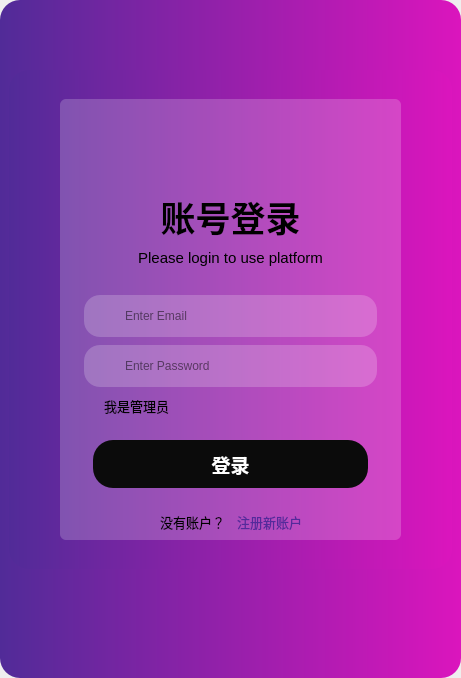
<?xml version="1.0" encoding="UTF-8"?>
<ui version="4.0">
 <class>MainWindow</class>
 <widget class="QMainWindow" name="MainWindow">
  <property name="geometry">
   <rect>
    <x>0</x>
    <y>0</y>
    <width>461</width>
    <height>678</height>
   </rect>
  </property>
  <property name="windowTitle">
   <string>MainWindow</string>
  </property>
  <widget class="QWidget" name="centralwidget">
   <layout class="QHBoxLayout" name="horizontalLayout">
    <property name="spacing">
     <number>0</number>
    </property>
    <property name="leftMargin">
     <number>0</number>
    </property>
    <property name="topMargin">
     <number>0</number>
    </property>
    <property name="rightMargin">
     <number>0</number>
    </property>
    <property name="bottomMargin">
     <number>0</number>
    </property>
    <item>
     <widget class="QFrame" name="frame_6">
      <property name="styleSheet">
       <string notr="true">background-color: qlineargradient(x1:0, y1:0, x2:1, y2:0,stop:0 rgb(81, 43, 152), stop:1 rgb(219, 21, 189));
border-radius:20px </string>
      </property>
      <property name="frameShape">
       <enum>QFrame::StyledPanel</enum>
      </property>
      <property name="frameShadow">
       <enum>QFrame::Raised</enum>
      </property>
      <layout class="QVBoxLayout" name="verticalLayout">
       <property name="spacing">
        <number>12</number>
       </property>
       <property name="bottomMargin">
        <number>36</number>
       </property>
       <item>
        <spacer name="verticalSpacer_3">
         <property name="orientation">
          <enum>Qt::Vertical</enum>
         </property>
         <property name="sizeHint" stdset="0">
          <size>
           <width>20</width>
           <height>40</height>
          </size>
         </property>
        </spacer>
       </item>
       <item>
        <widget class="QFrame" name="frame">
         <property name="styleSheet">
          <string notr="true"/>
         </property>
         <property name="frameShape">
          <enum>QFrame::StyledPanel</enum>
         </property>
         <property name="frameShadow">
          <enum>QFrame::Raised</enum>
         </property>
         <layout class="QHBoxLayout" name="horizontalLayout_2">
          <item>
           <spacer name="horizontalSpacer">
            <property name="orientation">
             <enum>Qt::Horizontal</enum>
            </property>
            <property name="sizeHint" stdset="0">
             <size>
              <width>4</width>
              <height>20</height>
             </size>
            </property>
           </spacer>
          </item>
          <item>
           <widget class="QFrame" name="frame_4">
            <property name="minimumSize">
             <size>
              <width>381</width>
              <height>481</height>
             </size>
            </property>
            <property name="maximumSize">
             <size>
              <width>381</width>
              <height>481</height>
             </size>
            </property>
            <property name="styleSheet">
             <string notr="true">background-color: rgba(255, 255, 255, 0);</string>
            </property>
            <property name="frameShape">
             <enum>QFrame::StyledPanel</enum>
            </property>
            <property name="frameShadow">
             <enum>QFrame::Raised</enum>
            </property>
            <widget class="QFrame" name="frame_2">
             <property name="geometry">
              <rect>
               <x>0</x>
               <y>0</y>
               <width>381</width>
               <height>481</height>
              </rect>
             </property>
             <property name="minimumSize">
              <size>
               <width>381</width>
               <height>481</height>
              </size>
             </property>
             <property name="maximumSize">
              <size>
               <width>381</width>
               <height>481</height>
              </size>
             </property>
             <property name="styleSheet">
              <string notr="true">QFrame{image: url(:/svg/未标题-1.png);

background-color: rgba(255, 255, 255, 0);}</string>
             </property>
             <property name="frameShape">
              <enum>QFrame::StyledPanel</enum>
             </property>
             <property name="frameShadow">
              <enum>QFrame::Raised</enum>
             </property>
             <widget class="QFrame" name="frame_3">
              <property name="geometry">
               <rect>
                <x>20</x>
                <y>20</y>
                <width>341</width>
                <height>441</height>
               </rect>
              </property>
              <property name="styleSheet">
               <string notr="true">QFrame{
	image: none;
background-color: rgba(255, 255, 255, 20%);
border-radius:6px 
}
QLabel{

	background-color: rgba(255, 255, 255, 0);
}</string>
              </property>
              <property name="frameShape">
               <enum>QFrame::StyledPanel</enum>
              </property>
              <property name="frameShadow">
               <enum>QFrame::Raised</enum>
              </property>
              <layout class="QVBoxLayout" name="verticalLayout_3" stretch="0,0,0,0,0">
               <property name="spacing">
                <number>4</number>
               </property>
               <property name="leftMargin">
                <number>24</number>
               </property>
               <property name="topMargin">
                <number>24</number>
               </property>
               <property name="rightMargin">
                <number>24</number>
               </property>
               <property name="bottomMargin">
                <number>8</number>
               </property>
               <item>
                <widget class="QWidget" name="widget" native="true">
                 <property name="minimumSize">
                  <size>
                   <width>0</width>
                   <height>64</height>
                  </size>
                 </property>
                 <property name="styleSheet">
                  <string notr="true">image: url(:/svg/img/svg/女孩1.png);</string>
                 </property>
                </widget>
               </item>
               <item>
                <widget class="QFrame" name="frame_10">
                 <property name="styleSheet">
                  <string notr="true">background-color: rgba(255, 255, 255, 0);</string>
                 </property>
                 <property name="frameShape">
                  <enum>QFrame::StyledPanel</enum>
                 </property>
                 <property name="frameShadow">
                  <enum>QFrame::Raised</enum>
                 </property>
                 <layout class="QVBoxLayout" name="verticalLayout_5">
                  <property name="spacing">
                   <number>6</number>
                  </property>
                  <property name="leftMargin">
                   <number>0</number>
                  </property>
                  <property name="topMargin">
                   <number>0</number>
                  </property>
                  <property name="rightMargin">
                   <number>0</number>
                  </property>
                  <property name="bottomMargin">
                   <number>24</number>
                  </property>
                  <item>
                   <widget class="QLabel" name="label">
                    <property name="maximumSize">
                     <size>
                      <width>16777215</width>
                      <height>26777</height>
                     </size>
                    </property>
                    <property name="font">
                     <font>
                      <pointsize>26</pointsize>
                      <weight>75</weight>
                      <bold>true</bold>
                     </font>
                    </property>
                    <property name="text">
                     <string>账号登录</string>
                    </property>
                    <property name="alignment">
                     <set>Qt::AlignCenter</set>
                    </property>
                   </widget>
                  </item>
                  <item>
                   <widget class="QLabel" name="label_2">
                    <property name="maximumSize">
                     <size>
                      <width>16777215</width>
                      <height>16777</height>
                     </size>
                    </property>
                    <property name="font">
                     <font>
                      <pointsize>11</pointsize>
                     </font>
                    </property>
                    <property name="styleSheet">
                     <string notr="true"/>
                    </property>
                    <property name="text">
                     <string>Please login to use platform</string>
                    </property>
                    <property name="alignment">
                     <set>Qt::AlignCenter</set>
                    </property>
                   </widget>
                  </item>
                 </layout>
                </widget>
               </item>
               <item>
                <widget class="QFrame" name="frame_9">
                 <property name="styleSheet">
                  <string notr="true">background-color: rgba(255, 255, 255, 0);</string>
                 </property>
                 <property name="frameShape">
                  <enum>QFrame::StyledPanel</enum>
                 </property>
                 <property name="frameShadow">
                  <enum>QFrame::Raised</enum>
                 </property>
                 <layout class="QVBoxLayout" name="verticalLayout_4">
                  <property name="spacing">
                   <number>8</number>
                  </property>
                  <property name="leftMargin">
                   <number>0</number>
                  </property>
                  <property name="topMargin">
                   <number>0</number>
                  </property>
                  <property name="rightMargin">
                   <number>0</number>
                  </property>
                  <property name="bottomMargin">
                   <number>0</number>
                  </property>
                  <item>
                   <widget class="QFrame" name="frame_7">
                    <property name="minimumSize">
                     <size>
                      <width>0</width>
                      <height>42</height>
                     </size>
                    </property>
                    <property name="styleSheet">
                     <string notr="true">border-radius:16px ;
background-color: rgba(255, 255, 255, 51);</string>
                    </property>
                    <property name="frameShape">
                     <enum>QFrame::StyledPanel</enum>
                    </property>
                    <property name="frameShadow">
                     <enum>QFrame::Raised</enum>
                    </property>
                    <layout class="QHBoxLayout" name="horizontalLayout_6" stretch="1,9">
                     <property name="spacing">
                      <number>12</number>
                     </property>
                     <property name="topMargin">
                      <number>0</number>
                     </property>
                     <property name="bottomMargin">
                      <number>0</number>
                     </property>
                     <item>
                      <widget class="QWidget" name="widget_2" native="true">
                       <property name="maximumSize">
                        <size>
                         <width>18</width>
                         <height>18</height>
                        </size>
                       </property>
                       <property name="styleSheet">
                        <string notr="true">image: url(:/buttom_white/img/buttom_white/发送邮件_send-email.svg);
background-color: rgba(255, 255, 255, 0);</string>
                       </property>
                      </widget>
                     </item>
                     <item>
                      <widget class="QLineEdit" name="lineEdit">
                       <property name="styleSheet">
                        <string notr="true">QLineEdit{
	background-color: rgba(255, 255, 255, 0);
	selection-color: rgb(34, 34, 34);
}</string>
                       </property>
                       <property name="text">
                        <string/>
                       </property>
                       <property name="placeholderText">
                        <string>Enter Email</string>
                       </property>
                      </widget>
                     </item>
                    </layout>
                   </widget>
                  </item>
                  <item>
                   <widget class="QFrame" name="frame_8">
                    <property name="minimumSize">
                     <size>
                      <width>0</width>
                      <height>42</height>
                     </size>
                    </property>
                    <property name="styleSheet">
                     <string notr="true">border-radius:16px ;
background-color: rgba(255, 255, 255, 51);</string>
                    </property>
                    <property name="frameShape">
                     <enum>QFrame::StyledPanel</enum>
                    </property>
                    <property name="frameShadow">
                     <enum>QFrame::Raised</enum>
                    </property>
                    <layout class="QHBoxLayout" name="horizontalLayout_7" stretch="1,9">
                     <property name="spacing">
                      <number>12</number>
                     </property>
                     <property name="topMargin">
                      <number>0</number>
                     </property>
                     <property name="bottomMargin">
                      <number>0</number>
                     </property>
                     <item>
                      <widget class="QWidget" name="widget_3" native="true">
                       <property name="maximumSize">
                        <size>
                         <width>18</width>
                         <height>18</height>
                        </size>
                       </property>
                       <property name="styleSheet">
                        <string notr="true">image: url(:/buttom_white/img/buttom_white/电子锁开_electronic-locks-open.svg);
background-color: rgba(255, 255, 255, 0);</string>
                       </property>
                      </widget>
                     </item>
                     <item>
                      <widget class="QLineEdit" name="lineEdit_2">
                       <property name="styleSheet">
                        <string notr="true">QLineEdit{
	background-color: rgba(255, 255, 255, 0);
	selection-color: rgb(34, 34, 34);
}</string>
                       </property>
                       <property name="text">
                        <string/>
                       </property>
                       <property name="placeholderText">
                        <string>Enter Password</string>
                       </property>
                      </widget>
                     </item>
                    </layout>
                   </widget>
                  </item>
                  <item>
                   <layout class="QHBoxLayout" name="horizontalLayout_4">
                    <item>
                     <widget class="QCheckBox" name="checkBox">
                      <property name="font">
                       <font>
                        <pointsize>10</pointsize>
                       </font>
                      </property>
                      <property name="text">
                       <string>我是管理员</string>
                      </property>
                     </widget>
                    </item>
                    <item>
                     <spacer name="horizontalSpacer_5">
                      <property name="orientation">
                       <enum>Qt::Horizontal</enum>
                      </property>
                      <property name="sizeHint" stdset="0">
                       <size>
                        <width>40</width>
                        <height>20</height>
                       </size>
                      </property>
                     </spacer>
                    </item>
                   </layout>
                  </item>
                 </layout>
                </widget>
               </item>
               <item>
                <widget class="QFrame" name="frame_11">
                 <property name="styleSheet">
                  <string notr="true">background-color: rgba(255, 255, 255, 0);</string>
                 </property>
                 <property name="frameShape">
                  <enum>QFrame::StyledPanel</enum>
                 </property>
                 <property name="frameShadow">
                  <enum>QFrame::Raised</enum>
                 </property>
                 <layout class="QVBoxLayout" name="verticalLayout_6">
                  <item>
                   <spacer name="verticalSpacer">
                    <property name="orientation">
                     <enum>Qt::Vertical</enum>
                    </property>
                    <property name="sizeHint" stdset="0">
                     <size>
                      <width>20</width>
                      <height>40</height>
                     </size>
                    </property>
                   </spacer>
                  </item>
                  <item>
                   <widget class="QPushButton" name="pushButton_2">
                    <property name="minimumSize">
                     <size>
                      <width>0</width>
                      <height>48</height>
                     </size>
                    </property>
                    <property name="font">
                     <font>
                      <pointsize>14</pointsize>
                      <weight>75</weight>
                      <bold>true</bold>
                     </font>
                    </property>
                    <property name="styleSheet">
                     <string notr="true">QPushButton{
	background-color: rgb(11, 11, 11);
	border-radius:20px ;
	color: rgb(255, 255, 255);


}</string>
                    </property>
                    <property name="text">
                     <string>登录</string>
                    </property>
                   </widget>
                  </item>
                  <item>
                   <spacer name="verticalSpacer_2">
                    <property name="orientation">
                     <enum>Qt::Vertical</enum>
                    </property>
                    <property name="sizeHint" stdset="0">
                     <size>
                      <width>20</width>
                      <height>40</height>
                     </size>
                    </property>
                   </spacer>
                  </item>
                 </layout>
                </widget>
               </item>
               <item>
                <layout class="QHBoxLayout" name="horizontalLayout_5">
                 <property name="spacing">
                  <number>12</number>
                 </property>
                 <item>
                  <spacer name="horizontalSpacer_7">
                   <property name="orientation">
                    <enum>Qt::Horizontal</enum>
                   </property>
                   <property name="sizeHint" stdset="0">
                    <size>
                     <width>40</width>
                     <height>20</height>
                    </size>
                   </property>
                  </spacer>
                 </item>
                 <item>
                  <widget class="QLabel" name="label_3">
                   <property name="font">
                    <font>
                     <pointsize>10</pointsize>
                    </font>
                   </property>
                   <property name="text">
                    <string>没有账户？</string>
                   </property>
                  </widget>
                 </item>
                 <item>
                  <widget class="QPushButton" name="pushButton_3">
                   <property name="font">
                    <font>
                     <pointsize>10</pointsize>
                    </font>
                   </property>
                   <property name="styleSheet">
                    <string notr="true">color: rgb(84, 42, 155);</string>
                   </property>
                   <property name="text">
                    <string>注册新账户</string>
                   </property>
                  </widget>
                 </item>
                 <item>
                  <spacer name="horizontalSpacer_6">
                   <property name="orientation">
                    <enum>Qt::Horizontal</enum>
                   </property>
                   <property name="sizeHint" stdset="0">
                    <size>
                     <width>40</width>
                     <height>20</height>
                    </size>
                   </property>
                  </spacer>
                 </item>
                </layout>
               </item>
              </layout>
             </widget>
            </widget>
           </widget>
          </item>
          <item>
           <spacer name="horizontalSpacer_2">
            <property name="orientation">
             <enum>Qt::Horizontal</enum>
            </property>
            <property name="sizeHint" stdset="0">
             <size>
              <width>4</width>
              <height>20</height>
             </size>
            </property>
           </spacer>
          </item>
         </layout>
        </widget>
       </item>
       <item>
        <widget class="QFrame" name="frame_5">
         <property name="frameShape">
          <enum>QFrame::StyledPanel</enum>
         </property>
         <property name="frameShadow">
          <enum>QFrame::Raised</enum>
         </property>
         <layout class="QVBoxLayout" name="verticalLayout_2">
          <property name="spacing">
           <number>24</number>
          </property>
          <property name="leftMargin">
           <number>0</number>
          </property>
          <property name="topMargin">
           <number>0</number>
          </property>
          <property name="rightMargin">
           <number>0</number>
          </property>
          <property name="bottomMargin">
           <number>0</number>
          </property>
         </layout>
        </widget>
       </item>
       <item>
        <spacer name="verticalSpacer_4">
         <property name="orientation">
          <enum>Qt::Vertical</enum>
         </property>
         <property name="sizeHint" stdset="0">
          <size>
           <width>20</width>
           <height>40</height>
          </size>
         </property>
        </spacer>
       </item>
      </layout>
     </widget>
    </item>
   </layout>
  </widget>
 </widget>
 <resources>
  <include location="resources.qrc"/>
 </resources>
 <connections/>
</ui>
